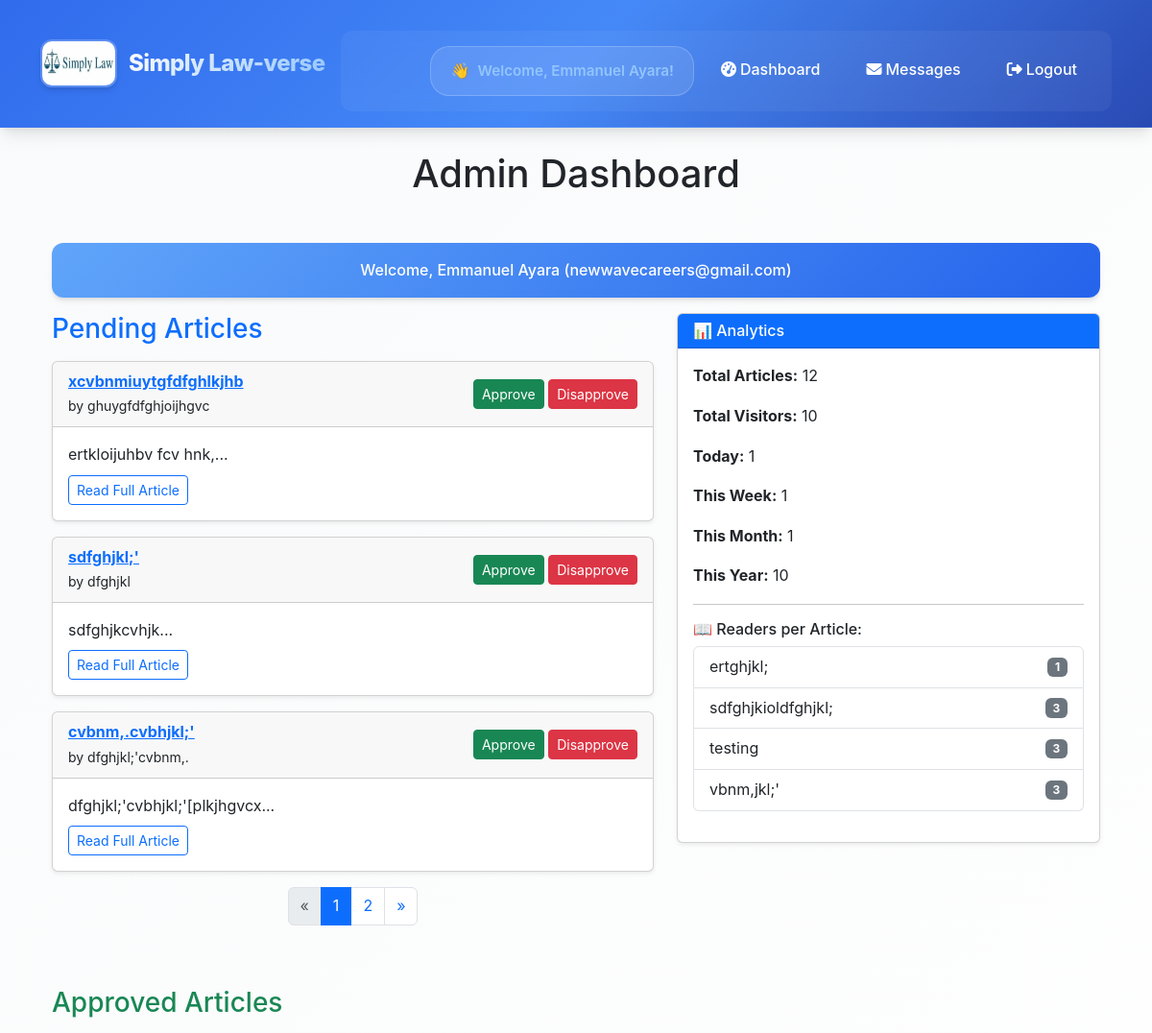
The app's page /admin/dashboard (signed in, upper part), older data.
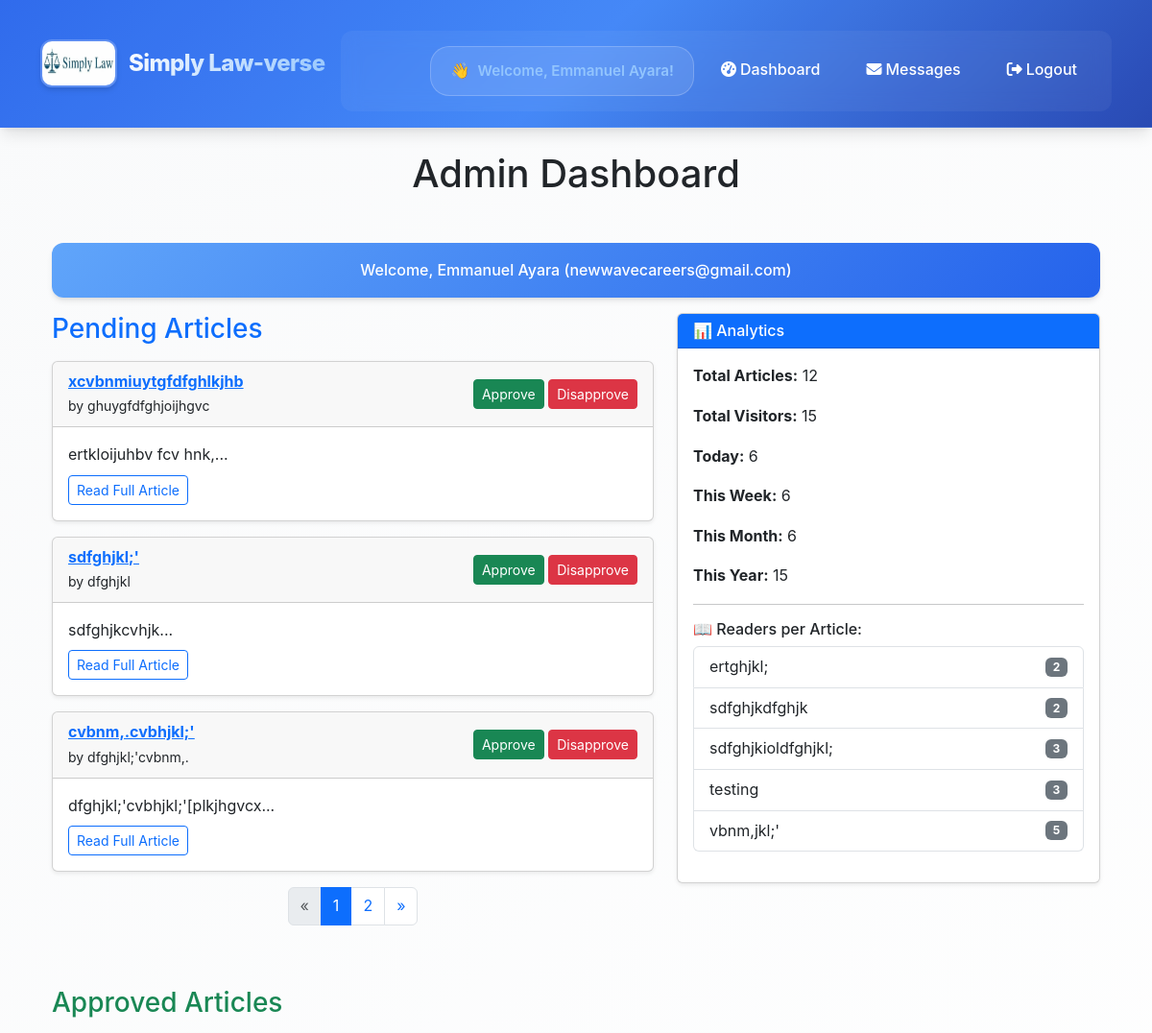
The same page, newer data.
### models.py (models this page shows)
class User(db.Model, UserMixin):
    id = db.Column(db.Integer, primary_key=True)
    username = db.Column(db.String(150), unique=True, nullable=False)
    password = db.Column(db.String(256), nullable=False)
    is_admin = db.Column(db.Boolean, default=False)
    email = db.Column(db.String(100), nullable=False)
    __table_args__ = (
        db.UniqueConstraint('email', name='uq_user_email'),
    )

class Article(db.Model):
    id = db.Column(db.Integer, primary_key=True)
    email = db.Column(db.String(120))
    title = db.Column(db.String(100), nullable=False)
    content = db.Column(db.Text, nullable=False)
    author = db.Column(db.String(100), nullable=False)
    date_posted = db.Column(db.DateTime, default=datetime.utcnow)
    comments = db.relationship('Comment', backref='article', lazy=True)
    likes = db.Column(db.Integer, default=0, nullable=False)
    status = db.Column(db.String(20), nullable=False, default='pending')
    views = db.Column(db.Integer, default=0)
    date_submitted = db.Column(db.DateTime, default=datetime.utcnow)
    cover_image = db.Column(db.String(100))  # New field
    document_filename = db.Column(db.String(120), nullable=True)
    category = db.Column(db.String(100), nullable=False, default='General')
    approved = db.Column(db.Boolean, default=False)  # <- important!

### routes.py (the view)
    @app.route('/admin/dashboard')
    @login_required
    def admin_dashboard():
        total_articles = Article.query.count()
        total_visits = Visit.query.count()
        now = datetime.utcnow()
        daily_visits = Visit.query.filter(Visit.timestamp >= now - timedelta(days=1)).count()
        weekly_visits = Visit.query.filter(Visit.timestamp >= now - timedelta(weeks=1)).count()
        monthly_visits = Visit.query.filter(Visit.timestamp >= now - timedelta(days=30)).count()
        yearly_visits = Visit.query.filter(Visit.timestamp >= now - timedelta(days=365)).count()
        readers_per_article = db.session.query(
            Article.title, db.func.count(Visit.id)
        ).join(Visit, Article.id == Visit.article_id).group_by(Article.id).all()
        if not current_user.is_admin:
            flash('Access denied.', 'danger')
            return redirect(url_for('home'))
        pending_page = request.args.get('pending_page', 1, type=int)
        approved_page = request.args.get('approved_page', 1, type=int)
        per_page = 3
        pending = Article.query.filter_by(status='pending')\
                    .order_by(Article.date_posted.desc())\
                    .paginate(page=pending_page, per_page=per_page)
        approved = Article.query.filter_by(status='approved')\
                    .order_by(Article.date_posted.desc())\
                    .paginate(page=approved_page, per_page=per_page)
        return render_template(
            'admin_dashboard.html',
            articles=pending,
            approved_articles=approved,
            total_articles=total_articles,
            total_visits=total_visits,
            daily_visits=daily_visits,
            weekly_visits=weekly_visits,
            monthly_visits=monthly_visits,
            yearly_visits=yearly_visits,
            readers_per_article=readers_per_article
        )

### templates/admin_dashboard.html (shortened to what this page needs)
{% extends 'layout.html' %}
{% block content %}
<div class="container mt-4">
  <h1 class="mb-5 text-center">Admin Dashboard</h1>
  <div class="alert alert-info text-center">
    Welcome, {{ current_user.username }} ({{ current_user.email }})
  </div>
  <div class="row">
    <div class="col-md-7">
      <h3 class="mb-3 text-primary">Pending Articles</h3>
      {% if articles %}
        {% for article in articles %}
          <div class="card mb-3 shadow-sm">
            <div class="card-header d-flex justify-content-between align-items-center">
              <div>
                <strong>
                  <a href="{{ url_for('view_article', article_id=article.id) }}">{{ article.title }}</a>
                </strong><br>
                <small>by {{ article.author }}</small>
              </div>
              <div>
                <a href="{{ url_for('approve_article', article_id=article.id) }}" class="btn btn-sm btn-success">Approve</a>
                <a href="{{ url_for('disapprove_article', article_id=article.id) }}" class="btn btn-sm btn-danger">Disapprove</a>
              </div>
            </div>
            <div class="card-body">
              {{ article.content[:250] }}...
              <div class="mt-2">
                <a href="{{ url_for('view_article', article_id=article.id) }}" class="btn btn-sm btn-outline-primary">Read Full Article</a>
              </div>
            </div>
          </div>
        {% endfor %}
      {% else %}
        <p class="text-muted">No pending articles.</p>
      {% endif %}
      <nav aria-label="Pending articles pagination">
        <ul class="pagination justify-content-center">
          {% if articles.has_prev %}
            <li class="page-item">
              <a class="page-link" href="{{ url_for('admin_dashboard', pending_page=articles.prev_num, approved_page=approved_articles.page) }}">«</a>
            </li>
          {% else %}
            <li class="page-item disabled"><span class="page-link">«</span></li>
          {% endif %}
          {% for page_num in range(1, articles.pages + 1) %}
            <li class="page-item {% if articles.page == page_num %}active{% endif %}">
              <a class="page-link" href="{{ url_for('admin_dashboard', pending_page=page_num, approved_page=approved_articles.page) }}">{{ page_num }}</a>
            </li>
          {% endfor %}
          {% if articles.has_next %}
            <li class="page-item">
              <a class="page-link" href="{{ url_for('admin_dashboard', pending_page=articles.next_num, approved_page=approved_articles.page) }}">»</a>
            </li>
          {% else %}
            <li class="page-item disabled"><span class="page-link">»</span></li>
          {% endif %}
        </ul>
      </nav>
    </div>
    <div class="col-md-5">
      <div class="card shadow-sm mb-4">
        <div class="card-header bg-primary text-white">
          <h6 class="mb-0">📊 Analytics</h6>
        </div>
        <div class="card-body">
          <p><strong>Total Articles:</strong> {{ total_articles }}</p>
          <p><strong>Total Visitors:</strong> {{ total_visits }}</p>
          <p><strong>Today:</strong> {{ daily_visits }}</p>
          <p><strong>This Week:</strong> {{ weekly_visits }}</p>
          <p><strong>This Month:</strong> {{ monthly_visits }}</p>
          <p><strong>This Year:</strong> {{ yearly_visits }}</p>
          <hr>
          <h6 class="mt-3">📖 Readers per Article:</h6>
          <ul class="list-group mb-3">
            {% for title, count in readers_per_article %}
              <li class="list-group-item d-flex justify-content-between align-items-center">
                {{ title }}
                <span class="badge bg-secondary">{{ count }}</span>
              </li>
            {% endfor %}
          </ul>
        </div>
      </div>
    </div>
  </div>
  <div class="mt-5">
    <h3 class="mb-3 text-success">Approved Articles</h3>
  </div>
</div>
{% endblock %}

### templates/layout.html (shortened to what this page needs)
<!DOCTYPE html>
<html lang="en">
<head>
    <link
        href="https://cdn.jsdelivr.net/npm/bootstrap@5.3.0/dist/css/bootstrap.min.css"
        rel="stylesheet">
    <link rel="stylesheet"
        href="https://cdnjs.cloudflare.com/ajax/libs/font-awesome/6.5.0/css/all.min.css">
</head>
<body>
    <nav class="navbar navbar-expand-lg">
        <div class="container navbar-container">
            <a class="navbar-brand" href="/" aria-label="Simply Law-verse Home">
                <img src="/static/simplylawverse.png" alt="Simply Law-verse Logo" class="brand-logo">
                <span class="brand-text d-none d-sm-inline">Simply Law-verse</span>
            </a>
            <div class="collapse navbar-collapse" id="navbarNav">
                <ul class="navbar-nav ms-auto">
                    {% if current_user.is_authenticated and current_user.is_admin %}
                        <li class="nav-item">
                            <span class="navbar-text">
                                Welcome, {{ current_user.username }}!
                            </span>
                        </li>
                        <li class="nav-item">
                            <a class="nav-link" href="{{ url_for('admin_dashboard') }}" aria-label="Admin Dashboard">
                                <i class="fas fa-tachometer-alt me-1"></i>Dashboard
                            </a>
                        </li>
                        <li class="nav-item">
                            <a class="nav-link" href="{{ url_for('view_messages') }}" aria-label="View Messages">
                                <i class="fas fa-envelope me-1"></i>Messages
                            </a>
                        </li>
                        <li class="nav-item">
                            <a class="nav-link" href="{{ url_for('admin_logout') }}" aria-label="Logout">
                                <i class="fas fa-sign-out-alt me-1"></i>Logout
                            </a>
                        </li>
                    {% endif %}
                </ul>
            </div>
        </div>
    </nav>
    <main class="container my-4">
        {% block content %}{% endblock %}
    </main>
</body>
</html>

### templates/layout.html (style rules this page uses)
:root { --primary-blue: #2563eb; --secondary-blue: #3b82f6; --dark-blue: #1e40af; --light-blue: #60a5fa; --accent-blue: #93c5fd; --navy-blue: #1e3a8a; --white: #ffffff; --gray-50: #f9fafb; --gray-100: #f3f4f6; --gray-200: #e5e7eb; --gray-600: #4b5563; --gray-900: #111827; --shadow-sm: 0 1px 2px 0 rgba(0, 0, 0, 0.05); --shadow-md: 0 4px 6px -1px rgba(0, 0, 0, 0.1), 0 2px 4px -1px rgba(0, 0, 0, 0.06); --shadow-lg: 0 10px 15px -3px rgba(0, 0, 0, 0.1), 0 4px 6px -2px rgba(0, 0, 0, 0.05); --shadow-xl: 0 20px 25px -5px rgba(0, 0, 0, 0.1), 0 10px 10px -5px rgba(0, 0, 0, 0.04); }
* { box-sizing: border-box; }
body { background: linear-gradient(135deg, var(--gray-50) 0%, var(--white) 100%); font-family: -apple-system, BlinkMacSystemFont, 'Segoe UI', 'Roboto', 'Helvetica Neue', Arial, sans-serif; line-height: 1.6; margin: 0; padding: 0; }
.navbar { background: linear-gradient(135deg, var(--primary-blue) 0%, var(--secondary-blue) 50%, var(--dark-blue) 100%); padding: 1rem 0; position: sticky; top: 0; z-index: 1050; backdrop-filter: blur(10px); box-shadow: var(--shadow-lg); border-bottom: 1px solid rgba(255, 255, 255, 0.1); }
.navbar::before { content: ''; position: absolute; top: 0; left: 0; right: 0; bottom: 0; background: rgba(255, 255, 255, 0.05); pointer-events: none; }
.navbar-container { position: relative; z-index: 2; }
.navbar-brand { display: flex; align-items: center; color: var(--white) !important; font-weight: 700; font-size: 1.5rem; text-decoration: none; transition: all 0.3s ease; padding: 0.5rem 0; }
.brand-logo { height: 50px; width: 80px; border-radius: 12px; margin-right: 12px; box-shadow: var(--shadow-md); transition: all 0.3s ease; border: 2px solid rgba(255, 255, 255, 0.2); }
.brand-text { background: linear-gradient(135deg, var(--white), var(--accent-blue)); -webkit-background-clip: text; -webkit-text-fill-color: transparent; background-clip: text; font-weight: 800; letter-spacing: -0.025em; }
.navbar-collapse { background: rgba(255, 255, 255, 0.05); border-radius: 12px; margin-top: 1rem; padding: 1rem; backdrop-filter: blur(10px); }
.navbar-nav { gap: 0.5rem; }
.nav-item { position: relative; }
.nav-link { color: var(--white) !important; font-weight: 500; font-size: 1rem; padding: 0.75rem 1.25rem !important; border-radius: 8px; transition: all 0.3s ease; text-decoration: none; position: relative; overflow: hidden; }
.nav-link::before { content: ''; position: absolute; top: 0; left: -100%; width: 100%; height: 100%; background: linear-gradient(90deg, transparent, rgba(255, 255, 255, 0.2), transparent); transition: left 0.5s ease; }
.navbar-text { color: var(--accent-blue) !important; font-weight: 600; padding: 0.75rem 1.25rem; background: rgba(255, 255, 255, 0.1); border-radius: 20px; border: 1px solid rgba(255, 255, 255, 0.2); font-size: 0.95rem; display: flex; align-items: center; gap: 0.5rem; }
.navbar-text::before { content: '👋'; font-size: 1rem; }
.alert { border-radius: 12px; border: none; box-shadow: var(--shadow-md); padding: 1rem 1.5rem; font-weight: 500; backdrop-filter: blur(10px); }
.alert-info { background: linear-gradient(135deg, var(--light-blue), var(--primary-blue)); color: white; }

Row changes from the older to the newer data that the page shows:
changed Article "ertghjkl;": views "1" → "2"
now on this page (row edited): Article: title "sdfghjkdfghjk", views "2", shown under "📖 Readers per Article:"
changed Article "vbnm,jkl;'": views "3" → "5"
Text that changed along with them:
{{ total_visits }}: "10" → "15"
{{ daily_visits }}: "1" → "6"
{{ weekly_visits }}: "1" → "6"
{{ monthly_visits }}: "1" → "6"
{{ yearly_visits }}: "10" → "15"
